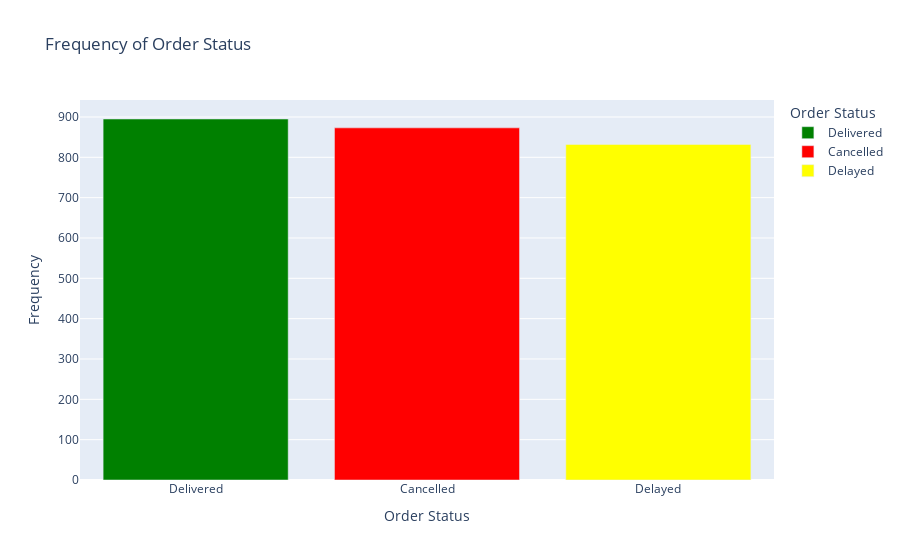

The cell this chart's notebook holds for it:
### Code cell
fig = pe.bar(
    status_counts,
    x='order_status',
    y='frequency',
    color='order_status',
    color_discrete_map={
        'Delivered': 'green',
        'Cancelled': 'red',
        'Delayed': 'yellow'
    },
    labels={'order_status': 'Order Status', 'frequency': 'Frequency'},
    title='Frequency of Order Status',

)

#With legend to the right
fig.show()

### Figure 1 — Plotly figure (JSON) as saved in the notebook; plotly's stock layout.template omitted (floating-point values rounded to 4 significant figures)
{"data": [{"hovertemplate": "Order Status=%{x}<br>Frequency=%{y}<extra></extra>", "legendgroup": "Delivered", "marker": {"color": "green", "pattern": {"shape": ""}}, "name": "Delivered", "orientation": "v", "showlegend": true, "textposition": "auto", "type": "bar", "x": ["Delivered"], "xaxis": "x", "y": [895], "yaxis": "y"}, {"hovertemplate": "Order Status=%{x}<br>Frequency=%{y}<extra></extra>", "legendgroup": "Cancelled", "marker": {"color": "red", "pattern": {"shape": ""}}, "name": "Cancelled", "orientation": "v", "showlegend": true, "textposition": "auto", "type": "bar", "x": ["Cancelled"], "xaxis": "x", "y": [873], "yaxis": "y"}, {"hovertemplate": "Order Status=%{x}<br>Frequency=%{y}<extra></extra>", "legendgroup": "Delayed", "marker": {"color": "yellow", "pattern": {"shape": ""}}, "name": "Delayed", "orientation": "v", "showlegend": true, "textposition": "auto", "type": "bar", "x": ["Delayed"], "xaxis": "x", "y": [832], "yaxis": "y"}], "layout": {"barmode": "relative", "legend": {"title": {"text": "Order Status"}, "tracegroupgap": 0}, "title": {"text": "Frequency of Order Status"}, "xaxis": {"anchor": "y", "categoryarray": ["Delivered", "Cancelled", "Delayed"], "categoryorder": "array", "domain": [0, 1], "title": {"text": "Order Status"}}, "yaxis": {"anchor": "x", "domain": [0, 1], "title": {"text": "Frequency"}}}}
